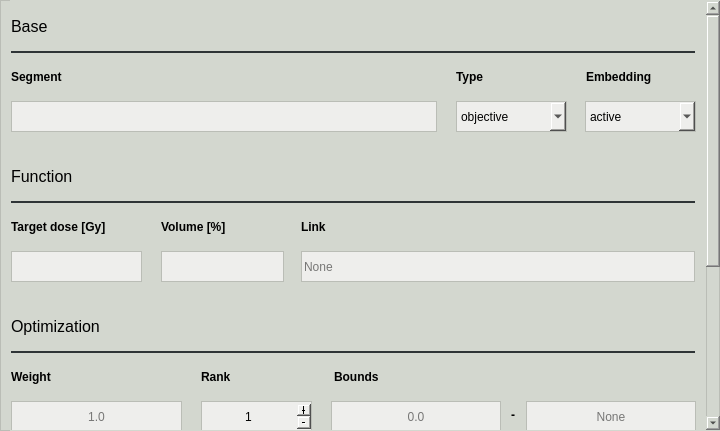
<?xml version="1.0" encoding="UTF-8"?>
<ui version="4.0">
 <class>maximum_dvh_window</class>
 <widget class="QMainWindow" name="maximum_dvh_window">
  <property name="windowModality">
   <enum>Qt::ApplicationModal</enum>
  </property>
  <property name="geometry">
   <rect>
    <x>0</x>
    <y>0</y>
    <width>720</width>
    <height>431</height>
   </rect>
  </property>
  <property name="minimumSize">
   <size>
    <width>720</width>
    <height>431</height>
   </size>
  </property>
  <property name="maximumSize">
   <size>
    <width>720</width>
    <height>431</height>
   </size>
  </property>
  <property name="windowTitle">
   <string>Maximum DVH Editor</string>
  </property>
  <property name="styleSheet">
   <string notr="true">color: rgb(0, 0, 0);
background-color: rgb(211, 215, 207);</string>
  </property>
  <widget class="QWidget" name="body_widget">
   <property name="styleSheet">
    <string notr="true">color: rgb(0, 0, 0);
background-color: rgb(211, 215, 207);
border: 1px solid;
border-color: rgb(186, 189, 182);</string>
   </property>
   <widget class="QScrollArea" name="scroll_area">
    <property name="geometry">
     <rect>
      <x>10</x>
      <y>0</y>
      <width>711</width>
      <height>431</height>
     </rect>
    </property>
    <property name="styleSheet">
     <string notr="true">border-color: transparent;</string>
    </property>
    <property name="widgetResizable">
     <bool>false</bool>
    </property>
    <widget class="QWidget" name="scroll_contents">
     <property name="geometry">
      <rect>
       <x>0</x>
       <y>-56</y>
       <width>690</width>
       <height>681</height>
      </rect>
     </property>
     <widget class="QComboBox" name="embedding_cbox">
      <property name="geometry">
       <rect>
        <x>574</x>
        <y>100</y>
        <width>111</width>
        <height>31</height>
       </rect>
      </property>
      <property name="cursor">
       <cursorShape>PointingHandCursor</cursorShape>
      </property>
      <property name="styleSheet">
       <string notr="true">color: rgb(0, 0, 0);
background-color: rgb(238, 238, 236);
border: 1px solid;
border-color: rgb(186, 189, 182);</string>
      </property>
      <property name="currentIndex">
       <number>0</number>
      </property>
      <item>
       <property name="text">
        <string>active</string>
       </property>
      </item>
      <item>
       <property name="text">
        <string>passive</string>
       </property>
      </item>
     </widget>
     <widget class="QLabel" name="segment_label">
      <property name="geometry">
       <rect>
        <x>0</x>
        <y>60</y>
        <width>431</width>
        <height>31</height>
       </rect>
      </property>
      <property name="font">
       <font>
        <weight>75</weight>
        <bold>true</bold>
       </font>
      </property>
      <property name="styleSheet">
       <string notr="true">border: 0px solid;</string>
      </property>
      <property name="text">
       <string>Segment</string>
      </property>
     </widget>
     <widget class="QLabel" name="embedding_label">
      <property name="geometry">
       <rect>
        <x>575</x>
        <y>60</y>
        <width>109</width>
        <height>31</height>
       </rect>
      </property>
      <property name="font">
       <font>
        <weight>75</weight>
        <bold>true</bold>
       </font>
      </property>
      <property name="styleSheet">
       <string notr="true">border: 0px solid;</string>
      </property>
      <property name="text">
       <string>Embedding</string>
      </property>
     </widget>
     <widget class="QLabel" name="base_label">
      <property name="geometry">
       <rect>
        <x>0</x>
        <y>10</y>
        <width>684</width>
        <height>31</height>
       </rect>
      </property>
      <property name="font">
       <font>
        <pointsize>12</pointsize>
       </font>
      </property>
      <property name="styleSheet">
       <string notr="true">border: 0px solid;</string>
      </property>
      <property name="text">
       <string>Base</string>
      </property>
     </widget>
     <widget class="QComboBox" name="type_cbox">
      <property name="geometry">
       <rect>
        <x>445</x>
        <y>100</y>
        <width>111</width>
        <height>31</height>
       </rect>
      </property>
      <property name="cursor">
       <cursorShape>PointingHandCursor</cursorShape>
      </property>
      <property name="styleSheet">
       <string notr="true">color: rgb(0, 0, 0);
background-color: rgb(238, 238, 236);
border: 1px solid;
border-color: rgb(186, 189, 182);</string>
      </property>
      <property name="currentIndex">
       <number>0</number>
      </property>
      <item>
       <property name="text">
        <string>objective</string>
       </property>
      </item>
      <item>
       <property name="text">
        <string>constraint</string>
       </property>
      </item>
     </widget>
     <widget class="Line" name="base_line">
      <property name="geometry">
       <rect>
        <x>0</x>
        <y>50</y>
        <width>684</width>
        <height>2</height>
       </rect>
      </property>
      <property name="styleSheet">
       <string notr="true">border-color: rgb(46, 52, 54);</string>
      </property>
     </widget>
     <widget class="QLineEdit" name="segment_ledit">
      <property name="geometry">
       <rect>
        <x>0</x>
        <y>100</y>
        <width>426</width>
        <height>31</height>
       </rect>
      </property>
      <property name="styleSheet">
       <string notr="true">color: rgb(0, 0, 0);
background-color: rgb(238, 238, 236);
border: 1px solid;
border-color: rgb(186, 189, 182);</string>
      </property>
     </widget>
     <widget class="QLabel" name="type_label">
      <property name="geometry">
       <rect>
        <x>445</x>
        <y>60</y>
        <width>111</width>
        <height>31</height>
       </rect>
      </property>
      <property name="font">
       <font>
        <weight>75</weight>
        <bold>true</bold>
       </font>
      </property>
      <property name="styleSheet">
       <string notr="true">border: 0px solid;</string>
      </property>
      <property name="text">
       <string>Type</string>
      </property>
     </widget>
     <widget class="QPushButton" name="close_component_pbutton">
      <property name="geometry">
       <rect>
        <x>614</x>
        <y>640</y>
        <width>71</width>
        <height>31</height>
       </rect>
      </property>
      <property name="cursor">
       <cursorShape>PointingHandCursor</cursorShape>
      </property>
      <property name="styleSheet">
       <string notr="true">color: rgb(0, 0, 0);
background-color: rgb(238, 238, 236);
border: 1px solid;
border-color: rgb(186, 189, 182);</string>
      </property>
      <property name="text">
       <string>Close</string>
      </property>
     </widget>
     <widget class="QLabel" name="target_dose_label">
      <property name="geometry">
       <rect>
        <x>0</x>
        <y>210</y>
        <width>131</width>
        <height>31</height>
       </rect>
      </property>
      <property name="font">
       <font>
        <weight>75</weight>
        <bold>true</bold>
       </font>
      </property>
      <property name="styleSheet">
       <string notr="true">border: 0px solid;</string>
      </property>
      <property name="text">
       <string>Target dose [Gy]</string>
      </property>
     </widget>
     <widget class="QLineEdit" name="identifier_ledit">
      <property name="geometry">
       <rect>
        <x>0</x>
        <y>550</y>
        <width>381</width>
        <height>31</height>
       </rect>
      </property>
      <property name="styleSheet">
       <string notr="true">color: rgb(0, 0, 0);
background-color: rgb(238, 238, 236);
border: 1px solid;
border-color: rgb(186, 189, 182);</string>
      </property>
      <property name="placeholderText">
       <string>None</string>
      </property>
     </widget>
     <widget class="QSpinBox" name="rank_sbox">
      <property name="geometry">
       <rect>
        <x>190</x>
        <y>400</y>
        <width>111</width>
        <height>31</height>
       </rect>
      </property>
      <property name="cursor">
       <cursorShape>IBeamCursor</cursorShape>
      </property>
      <property name="styleSheet">
       <string notr="true">color: rgb(0, 0, 0);
background-color: rgb(238, 238, 236);
border: 1px solid;
border-color: rgb(186, 189, 182);</string>
      </property>
      <property name="alignment">
       <set>Qt::AlignCenter</set>
      </property>
      <property name="buttonSymbols">
       <enum>QAbstractSpinBox::PlusMinus</enum>
      </property>
      <property name="minimum">
       <number>1</number>
      </property>
      <property name="maximum">
       <number>1000</number>
      </property>
      <property name="value">
       <number>1</number>
      </property>
     </widget>
     <widget class="QLabel" name="identifier_label">
      <property name="geometry">
       <rect>
        <x>0</x>
        <y>510</y>
        <width>381</width>
        <height>31</height>
       </rect>
      </property>
      <property name="font">
       <font>
        <weight>75</weight>
        <bold>true</bold>
       </font>
      </property>
      <property name="styleSheet">
       <string notr="true">border: 0px solid;</string>
      </property>
      <property name="text">
       <string>Identifier</string>
      </property>
     </widget>
     <widget class="QLineEdit" name="link_ledit">
      <property name="geometry">
       <rect>
        <x>290</x>
        <y>250</y>
        <width>394</width>
        <height>31</height>
       </rect>
      </property>
      <property name="styleSheet">
       <string notr="true">color: rgb(0, 0, 0);
background-color: rgb(238, 238, 236);
border: 1px solid;
border-color: rgb(186, 189, 182);</string>
      </property>
      <property name="placeholderText">
       <string>None</string>
      </property>
     </widget>
     <widget class="QLabel" name="link_label">
      <property name="geometry">
       <rect>
        <x>290</x>
        <y>210</y>
        <width>394</width>
        <height>31</height>
       </rect>
      </property>
      <property name="font">
       <font>
        <weight>75</weight>
        <bold>true</bold>
       </font>
      </property>
      <property name="styleSheet">
       <string notr="true">border: none;</string>
      </property>
      <property name="text">
       <string>Link</string>
      </property>
     </widget>
     <widget class="QLabel" name="function_label">
      <property name="geometry">
       <rect>
        <x>0</x>
        <y>160</y>
        <width>684</width>
        <height>31</height>
       </rect>
      </property>
      <property name="font">
       <font>
        <pointsize>12</pointsize>
       </font>
      </property>
      <property name="styleSheet">
       <string notr="true">border: 0px solid;</string>
      </property>
      <property name="text">
       <string>Function</string>
      </property>
     </widget>
     <widget class="QLabel" name="bounds_label">
      <property name="geometry">
       <rect>
        <x>323</x>
        <y>360</y>
        <width>364</width>
        <height>31</height>
       </rect>
      </property>
      <property name="font">
       <font>
        <weight>75</weight>
        <bold>true</bold>
       </font>
      </property>
      <property name="styleSheet">
       <string notr="true">border: 0px solid;</string>
      </property>
      <property name="text">
       <string>Bounds</string>
      </property>
     </widget>
     <widget class="QLabel" name="handling_viz_label">
      <property name="geometry">
       <rect>
        <x>0</x>
        <y>460</y>
        <width>684</width>
        <height>31</height>
       </rect>
      </property>
      <property name="font">
       <font>
        <pointsize>12</pointsize>
       </font>
      </property>
      <property name="styleSheet">
       <string notr="true">border: 0px solid;</string>
      </property>
      <property name="text">
       <string>Handling &amp; Visualization</string>
      </property>
     </widget>
     <widget class="QLineEdit" name="target_dose_ledit">
      <property name="geometry">
       <rect>
        <x>0</x>
        <y>250</y>
        <width>131</width>
        <height>31</height>
       </rect>
      </property>
      <property name="styleSheet">
       <string notr="true">color: rgb(0, 0, 0);
background-color: rgb(238, 238, 236);
border: 1px solid;
border-color: rgb(186, 189, 182);</string>
      </property>
      <property name="alignment">
       <set>Qt::AlignCenter</set>
      </property>
     </widget>
     <widget class="QLabel" name="weight_label">
      <property name="geometry">
       <rect>
        <x>0</x>
        <y>360</y>
        <width>171</width>
        <height>31</height>
       </rect>
      </property>
      <property name="font">
       <font>
        <weight>75</weight>
        <bold>true</bold>
       </font>
      </property>
      <property name="styleSheet">
       <string notr="true">border: 0px solid;</string>
      </property>
      <property name="text">
       <string>Weight</string>
      </property>
     </widget>
     <widget class="QPushButton" name="save_component_pbutton">
      <property name="geometry">
       <rect>
        <x>534</x>
        <y>640</y>
        <width>71</width>
        <height>31</height>
       </rect>
      </property>
      <property name="cursor">
       <cursorShape>PointingHandCursor</cursorShape>
      </property>
      <property name="styleSheet">
       <string notr="true">color: rgb(0, 0, 0);
background-color: rgb(238, 238, 236);
border: 1px solid;
border-color: rgb(186, 189, 182);</string>
      </property>
      <property name="text">
       <string>Save</string>
      </property>
     </widget>
     <widget class="Line" name="function_line">
      <property name="geometry">
       <rect>
        <x>0</x>
        <y>200</y>
        <width>684</width>
        <height>2</height>
       </rect>
      </property>
      <property name="styleSheet">
       <string notr="true">border-color: rgb(46, 52, 54);</string>
      </property>
     </widget>
     <widget class="QLabel" name="conjunction">
      <property name="geometry">
       <rect>
        <x>494</x>
        <y>405</y>
        <width>16</width>
        <height>17</height>
       </rect>
      </property>
      <property name="font">
       <font>
        <weight>75</weight>
        <bold>true</bold>
       </font>
      </property>
      <property name="styleSheet">
       <string notr="true">border: none;</string>
      </property>
      <property name="text">
       <string>-</string>
      </property>
      <property name="alignment">
       <set>Qt::AlignCenter</set>
      </property>
     </widget>
     <widget class="QLabel" name="optimization_label">
      <property name="geometry">
       <rect>
        <x>0</x>
        <y>310</y>
        <width>684</width>
        <height>31</height>
       </rect>
      </property>
      <property name="font">
       <font>
        <pointsize>12</pointsize>
       </font>
      </property>
      <property name="styleSheet">
       <string notr="true">border: 0px solid;</string>
      </property>
      <property name="text">
       <string>Optimization</string>
      </property>
     </widget>
     <widget class="QLabel" name="rank_label">
      <property name="geometry">
       <rect>
        <x>190</x>
        <y>360</y>
        <width>111</width>
        <height>31</height>
       </rect>
      </property>
      <property name="font">
       <font>
        <weight>75</weight>
        <bold>true</bold>
       </font>
      </property>
      <property name="styleSheet">
       <string notr="true">border: 0px solid;</string>
      </property>
      <property name="text">
       <string>Rank</string>
      </property>
     </widget>
     <widget class="QLineEdit" name="upper_bound_ledit">
      <property name="geometry">
       <rect>
        <x>515</x>
        <y>400</y>
        <width>170</width>
        <height>31</height>
       </rect>
      </property>
      <property name="styleSheet">
       <string notr="true">color: rgb(0, 0, 0);
background-color: rgb(238, 238, 236);
border: 1px solid;
border-color: rgb(186, 189, 182);</string>
      </property>
      <property name="alignment">
       <set>Qt::AlignCenter</set>
      </property>
      <property name="placeholderText">
       <string>None</string>
      </property>
     </widget>
     <widget class="QLineEdit" name="weight_ledit">
      <property name="geometry">
       <rect>
        <x>0</x>
        <y>400</y>
        <width>171</width>
        <height>31</height>
       </rect>
      </property>
      <property name="styleSheet">
       <string notr="true">color: rgb(0, 0, 0);
background-color: rgb(238, 238, 236);
border: 1px solid;
border-color: rgb(186, 189, 182);</string>
      </property>
      <property name="alignment">
       <set>Qt::AlignCenter</set>
      </property>
      <property name="placeholderText">
       <string>1.0</string>
      </property>
     </widget>
     <widget class="QCheckBox" name="disp_component_check">
      <property name="geometry">
       <rect>
        <x>0</x>
        <y>600</y>
        <width>231</width>
        <height>23</height>
       </rect>
      </property>
      <property name="cursor">
       <cursorShape>PointingHandCursor</cursorShape>
      </property>
      <property name="styleSheet">
       <string notr="true">border: 0px;
color: rgb(0, 0, 0);</string>
      </property>
      <property name="text">
       <string>Display component</string>
      </property>
      <property name="checked">
       <bool>true</bool>
      </property>
     </widget>
     <widget class="Line" name="handling_viz_line">
      <property name="geometry">
       <rect>
        <x>0</x>
        <y>500</y>
        <width>684</width>
        <height>2</height>
       </rect>
      </property>
      <property name="styleSheet">
       <string notr="true">border-color: rgb(46, 52, 54);</string>
      </property>
     </widget>
     <widget class="Line" name="optimization_line">
      <property name="geometry">
       <rect>
        <x>0</x>
        <y>350</y>
        <width>684</width>
        <height>2</height>
       </rect>
      </property>
      <property name="styleSheet">
       <string notr="true">border-color: rgb(46, 52, 54);</string>
      </property>
     </widget>
     <widget class="QLineEdit" name="lower_bound_ledit">
      <property name="geometry">
       <rect>
        <x>320</x>
        <y>400</y>
        <width>170</width>
        <height>31</height>
       </rect>
      </property>
      <property name="styleSheet">
       <string notr="true">color: rgb(0, 0, 0);
background-color: rgb(238, 238, 236);
border: 1px solid;
border-color: rgb(186, 189, 182);</string>
      </property>
      <property name="alignment">
       <set>Qt::AlignCenter</set>
      </property>
      <property name="placeholderText">
       <string>0.0</string>
      </property>
     </widget>
     <widget class="QLineEdit" name="volume_ledit">
      <property name="geometry">
       <rect>
        <x>150</x>
        <y>250</y>
        <width>123</width>
        <height>31</height>
       </rect>
      </property>
      <property name="styleSheet">
       <string notr="true">color: rgb(0, 0, 0);
background-color: rgb(238, 238, 236);
border: 1px solid;
border-color: rgb(186, 189, 182);</string>
      </property>
      <property name="alignment">
       <set>Qt::AlignCenter</set>
      </property>
     </widget>
     <widget class="QLabel" name="volume_label">
      <property name="geometry">
       <rect>
        <x>150</x>
        <y>210</y>
        <width>123</width>
        <height>31</height>
       </rect>
      </property>
      <property name="font">
       <font>
        <weight>75</weight>
        <bold>true</bold>
       </font>
      </property>
      <property name="styleSheet">
       <string notr="true">border: 0px solid;</string>
      </property>
      <property name="text">
       <string>Volume [%]</string>
      </property>
     </widget>
    </widget>
   </widget>
  </widget>
 </widget>
 <resources>
  <include location="../../assets/resources.qrc"/>
 </resources>
 <connections/>
</ui>
